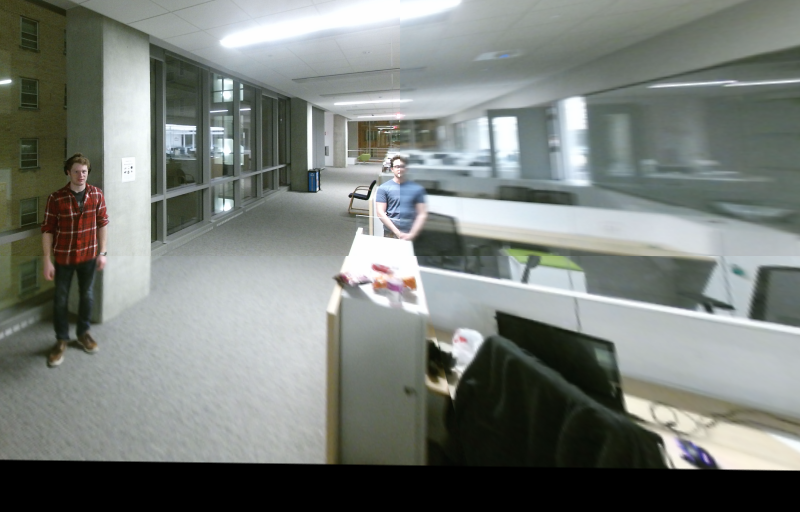
#> input picture src/client/01.20.49.287.png, 800 x 512 px
$ python peopledetect.py 01.20.49.287.png
#> lines starting #> are read from the running program, lines starting #| are printed output that depends on the picture; after the words box and inside, x2 and y2 are one past the last pixel; in counts of white or black regions, pixels touching at a corner belong together
#!/usr/bin/env python

'''
example to detect upright people in images using HOG features

Usage:
    peopledetect.py <image_names>

Press any key to continue, ESC to stop.
'''

#Python 2/3 compatibility
from __future__ import print_function

import numpy as np
import cv2 as cv


def inside(r, q):
    rx, ry, rw, rh = r
    qx, qy, qw, qh = q
    return rx > qx and ry > qy and rx + rw < qx + qw and ry + rh < qy + qh


def draw_detections(img, rects, thickness = 1):
    for x, y, w, h in rects:
        # the HOG detector returns slightly larger rectangles than the real objects.
        # so we slightly shrink the rectangles to get a nicer output.
        pad_w, pad_h = int(0.15*w), int(0.05*h)
        cv.rectangle(img, (x+pad_w, y+pad_h), (x+w-pad_w, y+h-pad_h), (0, 255, 0), thickness)


if __name__ == '__main__':
    import sys
    from glob import glob
    import itertools as it

    print(__doc__)

    hog = cv.HOGDescriptor()
    hog.setSVMDetector( cv.HOGDescriptor_getDefaultPeopleDetector() )


    default = ['../data/basketball2.png '] if len(sys.argv[1:]) == 0 else []

    for fn in it.chain(*map(glob, default + sys.argv[1:])):
        print(fn, ' - ',)
        try:
            img = cv.imread(fn)
#> img is the input picture: shape (512, 800, 3); mean B, G, R 121.7, 126.5, 121.1
            if img is None:
                print('Failed to load image file:', fn)
                continue
        except:
            print('loading error')
            continue

        found, w = hog.detectMultiScale(img, winStride=(8,8), padding=(32,32), scale=1.05)
#> found = [[21, 140, 121, 241]]; w = [1.59]
        found_filtered = []
        for ri, r in enumerate(found):
            for qi, q in enumerate(found):
                if ri != qi and inside(r, q):
                    break
            else:
                found_filtered.append(r)
#> this loop made 1 pass
#> (ri, r) on pass 1: (0, [21, 140, 121, 241])
#> after the loop, found_filtered = [[21, 140, 121, 241]]
        draw_detections(img, found)
#> the loop in draw_detections, `for x, y, w, h in rects:` made 1 pass
#> (x, y, w, h, pad_w, pad_h) on pass 1: (21, 140, 121, 241, 18, 12)
#> after the loop in draw_detections, `for x, y, w, h in rects:`:
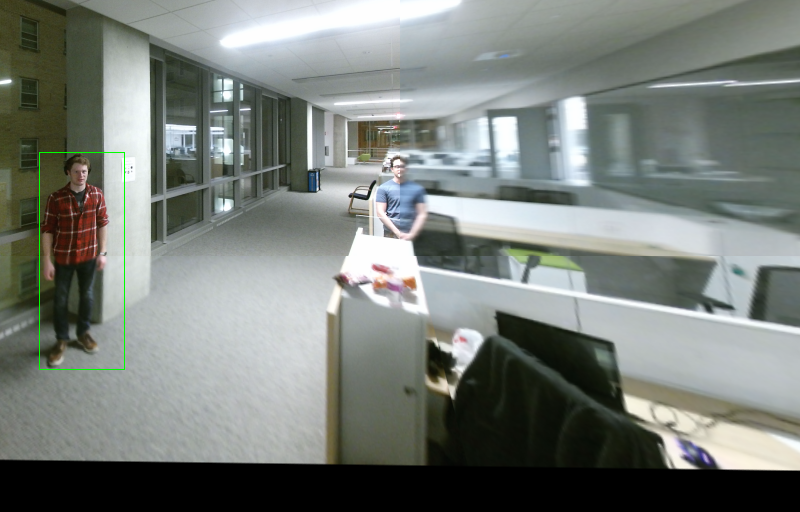
#> img: shape (512, 800, 3); 0.15% of pixels changed, all inside (x1, y1, x2, y2) = (39, 152, 125, 370)
        draw_detections(img, found_filtered, 3)
#> call 2 of draw_detections, with thickness = 3
#> the loop in draw_detections (call 2), `for x, y, w, h in rects:` made 1 pass
#> after the loop in draw_detections (call 2), `for x, y, w, h in rects:`:
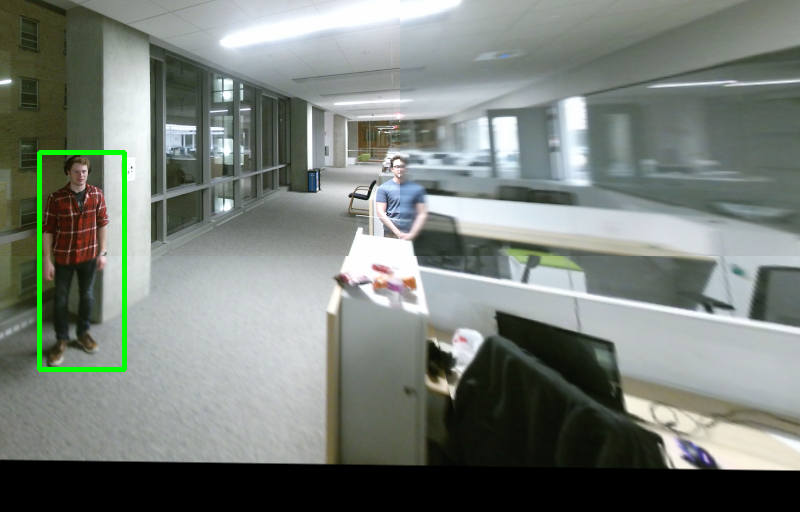
#> img: shape (512, 800, 3); 0.59% of pixels changed, all inside (x1, y1, x2, y2) = (37, 150, 127, 372)
        print('%d (%d) found' % (len(found_filtered), len(found)))
#| 1 (1) found
        cv.imshow('img', img)
        ch = cv.waitKey()
#> (key Esc is pressed here)
        if ch == 27:
            break
    cv.destroyAllWindows()

$ run again, on src/client/14.23.50.887.png
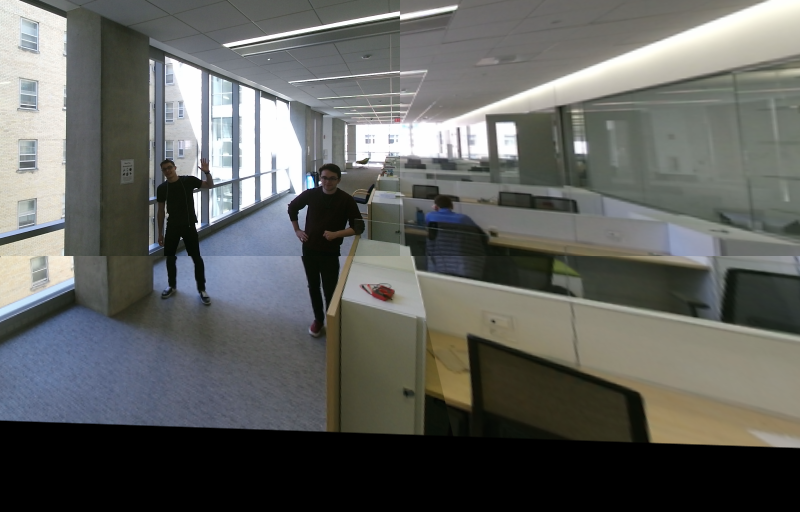
#> input picture src/client/14.23.50.887.png, 800 x 512 px
#> img is the input picture: shape (512, 800, 3); mean B, G, R 95.5, 98.7, 97.2
#> `found, w = hog.detectMultiScale(img, winStride=(8,8), padding=(32,32),..`: found = [[266, 137, 121, 242], [126, 126, 109, 218]]; w = [3.25, 0.853]
#> the loop `for ri, r in enumerate(found):` made 2 passes
#> ri on passes 1 to 2: 0, 1
#> after the loop `for ri, r in enumerate(found):`: found_filtered = [[266, 137, 121, 242], [126, 126, 109, 218]]
#> the loop in draw_detections, `for x, y, w, h in rects:` made 2 passes
#> (x, y, w, h, pad_w, pad_h) on passes 1 to 2: (266, 137, 121, 242, 18, 12), (126, 126, 109, 218, 16, 10)
#> after the loop in draw_detections, `for x, y, w, h in rects:`:
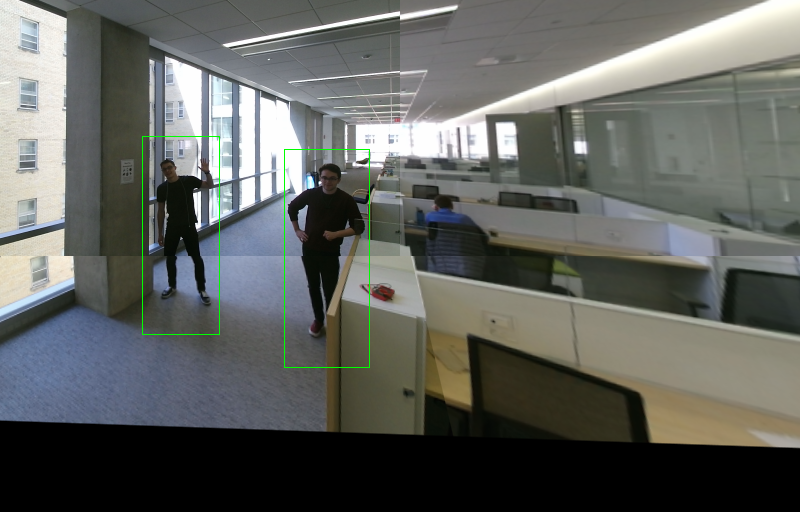
#> img: shape (512, 800, 3); 0.28% of pixels changed, all inside (x1, y1, x2, y2) = (142, 136, 370, 368)
#> the loop in draw_detections (call 2), `for x, y, w, h in rects:` made 2 passes
#> after the loop in draw_detections (call 2), `for x, y, w, h in rects:`:
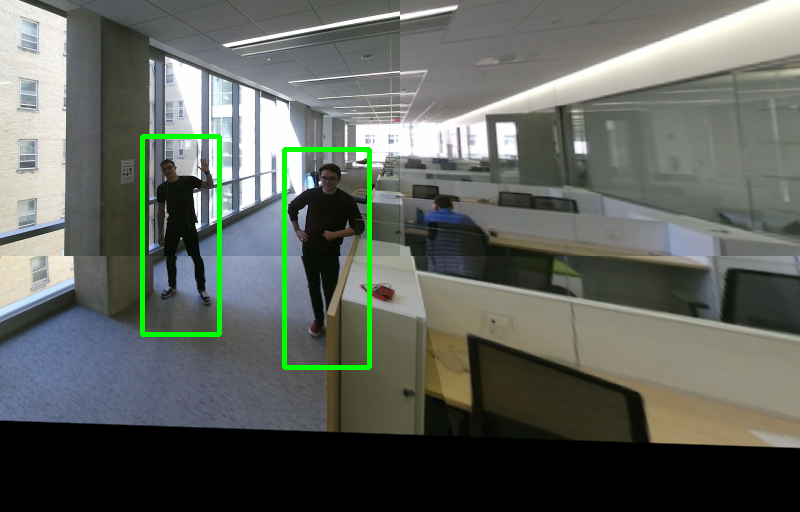
#> img: shape (512, 800, 3); 1.12% of pixels changed, all inside (x1, y1, x2, y2) = (140, 134, 372, 370)
#| 2 (2) found

$ run again, on src/client/15.40.06.456.png
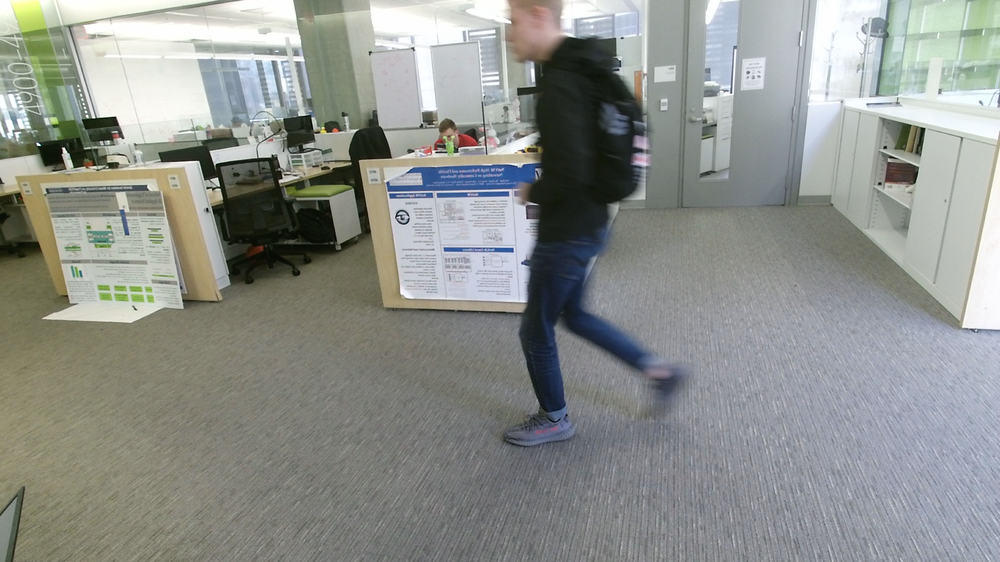
#> input picture src/client/15.40.06.456.png, 1000 x 562 px, shrunk from 1920 x 1080 before the run
#> img is the input picture: shape (562, 1000, 3); mean B, G, R 141.2, 145.8, 142.6
#> `found, w = hog.detectMultiScale(img, winStride=(8,8), padding=(32,32),..`: found = [[963, 0, 37, 132], [141, 130, 99, 198], [329, 90, 84, 167], [450, 0, 232, 450]]; w = [1.25, 0.901, 1.65, 0.746]
#> the loop `for ri, r in enumerate(found):` made 4 passes
#> after the loop `for ri, r in enumerate(found):`: found_filtered has the same summary as found
#> the loop in draw_detections, `for x, y, w, h in rects:` made 4 passes
#> (x, y, w, h, pad_w, pad_h) on passes 1 to 4: (963, 0, 37, 132, 5, 6), (141, 130, 99, 198, 14, 9), (329, 90, 84, 167, 12, 8), (450, 0, 232, 450, 34, 22)
#> after the loop in draw_detections, `for x, y, w, h in rects:`:
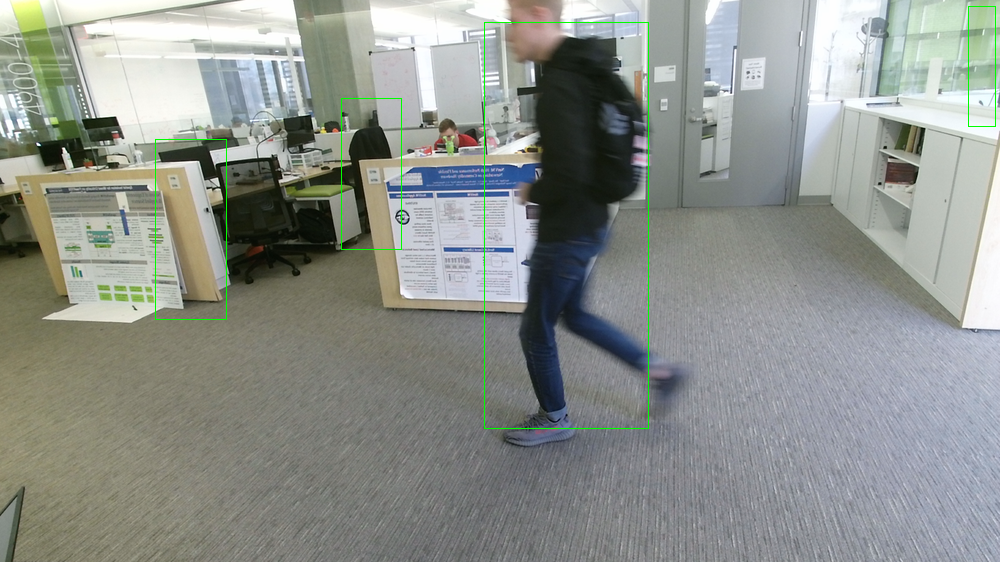
#> img: shape (562, 1000, 3); 0.42% of pixels changed, all inside (x1, y1, x2, y2) = (155, 6, 996, 429)
#> the loop in draw_detections (call 2), `for x, y, w, h in rects:` made 4 passes
#> after the loop in draw_detections (call 2), `for x, y, w, h in rects:`:
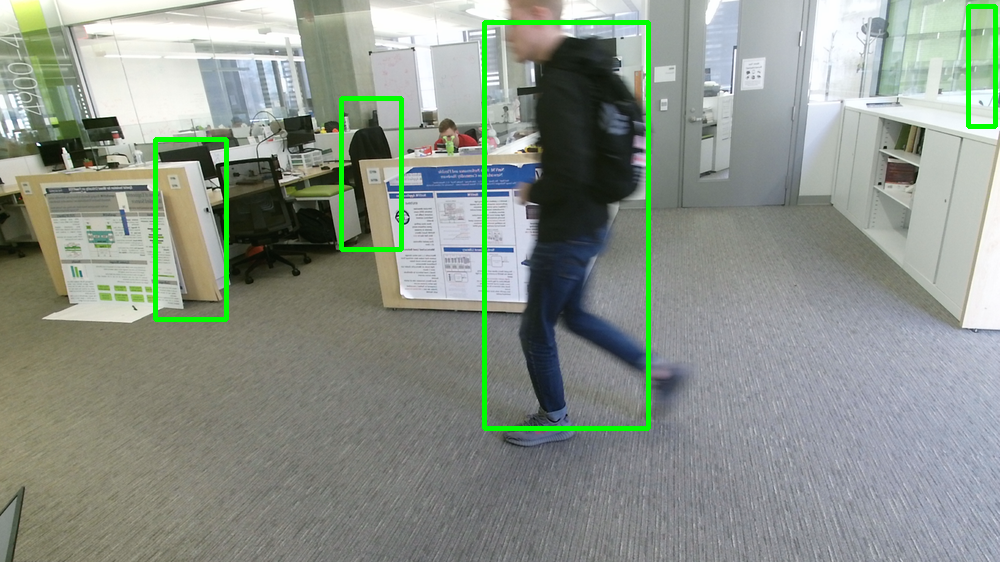
#> img: shape (562, 1000, 3); 1.67% of pixels changed, all inside (x1, y1, x2, y2) = (153, 4, 998, 431)
#| 4 (4) found
